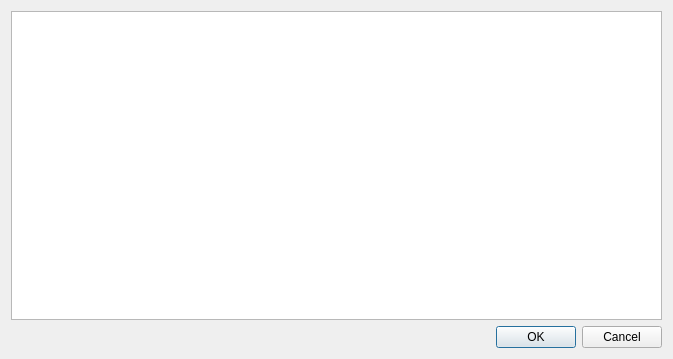
<?xml version="1.0" encoding="UTF-8"?>
<ui version="4.0">
 <class>interfacesDialog</class>
 <widget class="QDialog" name="interfacesDialog">
  <property name="geometry">
   <rect>
    <x>0</x>
    <y>0</y>
    <width>673</width>
    <height>359</height>
   </rect>
  </property>
  <property name="windowTitle">
   <string>Dialog</string>
  </property>
  <layout class="QVBoxLayout" name="verticalLayout_2">
   <item>
    <layout class="QVBoxLayout" name="verticalLayout">
     <item>
      <widget class="QTreeView" name="treeView"/>
     </item>
     <item>
      <layout class="QHBoxLayout" name="horizontalLayout">
       <item>
        <spacer name="horizontalSpacer">
         <property name="orientation">
          <enum>Qt::Horizontal</enum>
         </property>
         <property name="sizeHint" stdset="0">
          <size>
           <width>40</width>
           <height>20</height>
          </size>
         </property>
        </spacer>
       </item>
       <item>
        <widget class="QDialogButtonBox" name="buttonBox">
         <property name="orientation">
          <enum>Qt::Horizontal</enum>
         </property>
         <property name="standardButtons">
          <set>QDialogButtonBox::Cancel|QDialogButtonBox::Ok</set>
         </property>
        </widget>
       </item>
      </layout>
     </item>
    </layout>
   </item>
  </layout>
 </widget>
 <resources/>
 <connections>
  <connection>
   <sender>buttonBox</sender>
   <signal>accepted()</signal>
   <receiver>interfacesDialog</receiver>
   <slot>accept()</slot>
   <hints>
    <hint type="sourcelabel">
     <x>248</x>
     <y>254</y>
    </hint>
    <hint type="destinationlabel">
     <x>157</x>
     <y>274</y>
    </hint>
   </hints>
  </connection>
  <connection>
   <sender>buttonBox</sender>
   <signal>rejected()</signal>
   <receiver>interfacesDialog</receiver>
   <slot>reject()</slot>
   <hints>
    <hint type="sourcelabel">
     <x>316</x>
     <y>260</y>
    </hint>
    <hint type="destinationlabel">
     <x>286</x>
     <y>274</y>
    </hint>
   </hints>
  </connection>
 </connections>
</ui>
